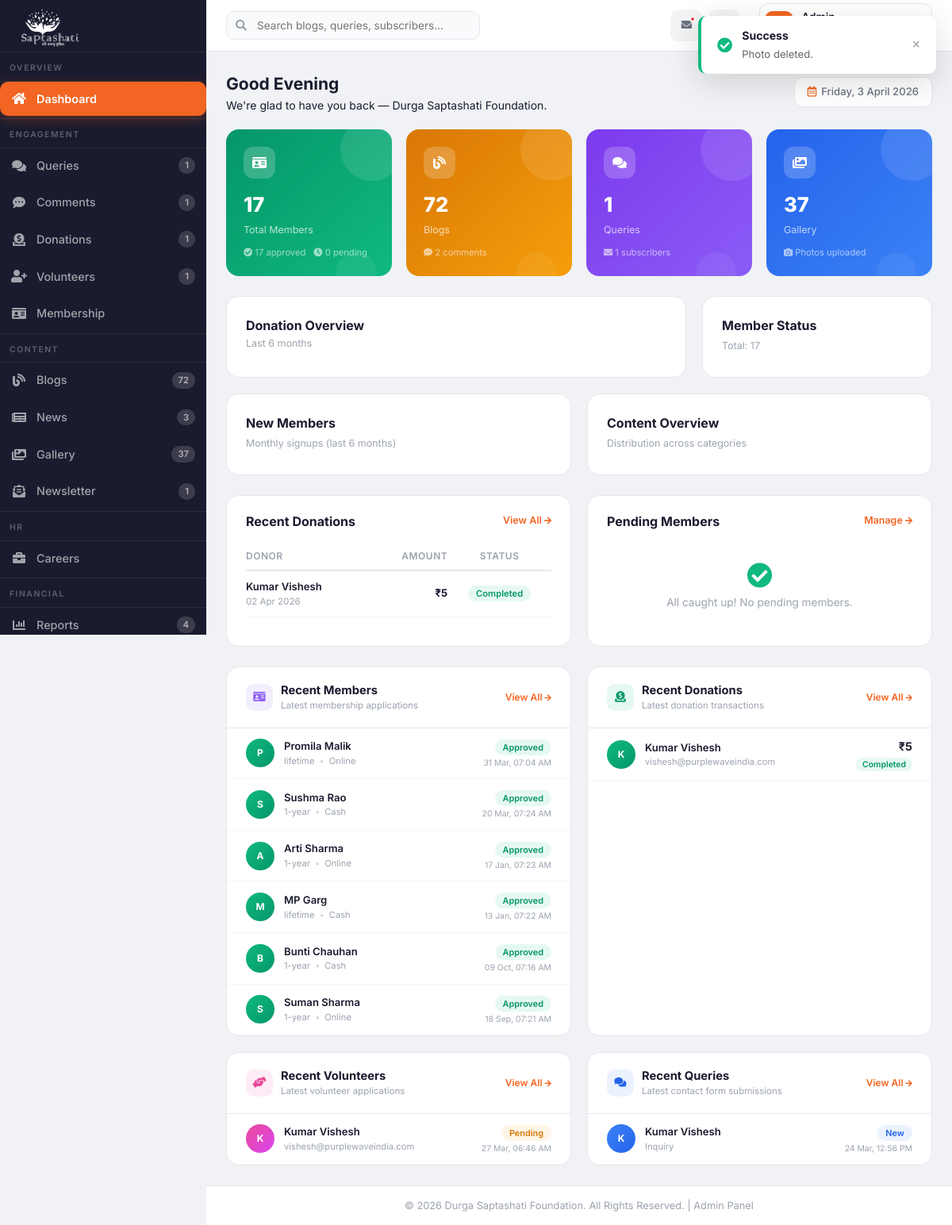
The page /admin.php (signed in) on the database as committed earlier.
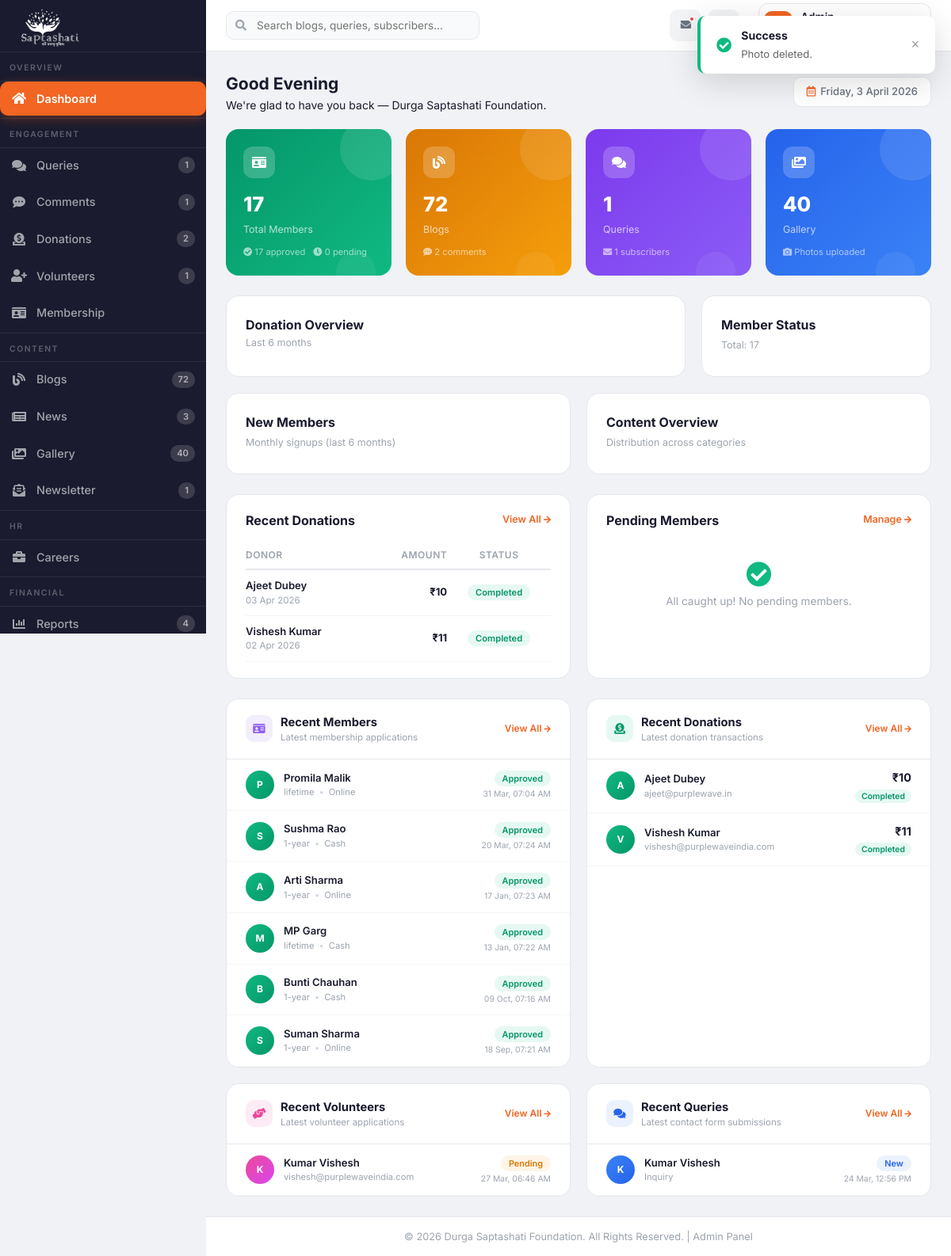
The same page on the database as committed later.
### tables this page shows
CREATE TABLE `donations` (
  `id` int(11) NOT NULL,
  `name` varchar(100) NOT NULL,
  `email` varchar(255) DEFAULT NULL,
  `phone` varchar(20) DEFAULT NULL,
  `amount` decimal(10,2) NOT NULL,
  `cause` varchar(100) DEFAULT NULL,
  `transaction_id` varchar(100) DEFAULT NULL,
  `payment_method` varchar(50) DEFAULT 'Online',
  `status` enum('pending','completed','failed') DEFAULT 'pending',
  `notes` text DEFAULT NULL,
  `created_at` timestamp NOT NULL DEFAULT current_timestamp()
);

CREATE TABLE `members` (
  `id` int(11) NOT NULL,
  `full_name` varchar(255) NOT NULL,
  `gender` enum('Male','Female','Prefer not to say') DEFAULT 'Male',
  `address` text DEFAULT NULL,
  `email` varchar(255) DEFAULT NULL,
  `mobile` varchar(20) DEFAULT NULL,
  `membership_type` varchar(50) NOT NULL,
  `profession` varchar(255) DEFAULT NULL,
  `photo` varchar(255) DEFAULT NULL,
  `payment_mode` varchar(50) NOT NULL DEFAULT 'N/A',
  `transaction_id` varchar(100) DEFAULT NULL,
  `status` enum('pending','approved','rejected') DEFAULT 'pending',
  `created_at` timestamp NOT NULL DEFAULT current_timestamp()
);

CREATE TABLE `volunteers` (
  `id` int(11) NOT NULL,
  `name` varchar(100) NOT NULL,
  `email` varchar(255) NOT NULL,
  `phone` varchar(20) DEFAULT NULL,
  `address` text DEFAULT NULL,
  `skills` text DEFAULT NULL,
  `message` text DEFAULT NULL,
  `status` enum('pending','approved','rejected') DEFAULT 'pending',
  `created_at` timestamp NOT NULL DEFAULT current_timestamp()
);

CREATE TABLE `contact_queries` (
  `id` int(11) NOT NULL,
  `name` varchar(100) NOT NULL,
  `email` varchar(255) NOT NULL,
  `phone` varchar(20) DEFAULT NULL,
  `subject` varchar(255) NOT NULL,
  `message` text NOT NULL,
  `status` enum('new','read','replied') DEFAULT 'new',
  `created_at` timestamp NOT NULL DEFAULT current_timestamp()
);

### public/admin.php (called while the page is built, shortened)
<?php
include '../admin/views/layout/admin.php';

### admin/views/pages/dashboard.php (the view, shortened to what the rows shown need)
<link rel="stylesheet" href="../admin/assets/css/dashboard.css">
<?php
$istTime = new DateTime('now', new DateTimeZone('Asia/Kolkata'));
$hour = (int) $istTime->format('G');
$greetText = $hour < 12 ? 'Good Morning' : ($hour < 17 ? 'Good Afternoon' : 'Good Evening');
?>
<div class="db-greeting">
    <div>
        <h2><?= $greetText ?></h2>
    </div>
</div>
<?php
try {
    $recentDonationsList = $pdo->query("SELECT name, email, amount, status, payment_method, created_at FROM donations ORDER BY created_at DESC LIMIT 5")->fetchAll();
} catch (Exception $e) {
    $recentDonationsList = [];
}
?>
<div class="db-bottom-grid">
    <div class="db-table-card">
        <div class="db-table-body">
            <?php if (empty($recentDonationsList)): ?>
            <p class="db-empty-text--center">No donations yet.</p>
            <?php else: ?>
            <table class="db-donation-table">
                <thead>
                    <tr>
                        <th class="db-donation-th db-donation-th--left">Donor</th>
                        <th class="db-donation-th db-donation-th--right">Amount</th>
                        <th class="db-donation-th db-donation-th--center">Status</th>
                    </tr>
                </thead>
                <tbody>
                    <?php foreach ($recentDonationsList as $don): ?>
                    <tr class="db-donation-row">
                        <td>
                            <div class="db-donor-name"><?= htmlspecialchars($don['name']) ?></div>
                            <div class="db-donor-date"><?= date('d M Y', strtotime($don['created_at'])) ?></div>
                        </td>
                        <td class="db-donation-amount">&#8377;<?= number_format($don['amount'], 0) ?></td>
                        <td class="db-donation-status">
                            <span
                                class="db-badge db-badge-<?= $don['status'] === 'completed' ? 'completed' : 'pending' ?>">
                                <?= ucfirst($don['status']) ?>
                            </span>
                        </td>
                    </tr>
                    <?php endforeach; ?>
                </tbody>
            </table>
            <?php endif; ?>
        </div>
    </div>
</div>
<?php
try {
    $actMembers = $pdo->query("SELECT full_name, membership_type, status, payment_mode, created_at FROM members ORDER BY created_at DESC LIMIT 6")->fetchAll();
} catch (Exception $e) {
    $actMembers = [];
}
try {
    $actDonations = $pdo->query("SELECT name, email, amount, status, payment_method, created_at FROM donations ORDER BY created_at DESC LIMIT 6")->fetchAll();
} catch (Exception $e) {
    $actDonations = [];
}
try {
    $actVolunteers = $pdo->query("SELECT name, email, status, created_at FROM volunteers ORDER BY created_at DESC LIMIT 6")->fetchAll();
} catch (Exception $e) {
    $actVolunteers = [];
}
try {
    $actQueries = $pdo->query("SELECT name, email, subject, status, created_at FROM contact_queries ORDER BY created_at DESC LIMIT 6")->fetchAll();
} catch (Exception $e) {
    $actQueries = [];
}
?>
<div class="db-activity-grid">
    <div class="db-activity-card">
        <div class="db-activity-body">
            <?php if (empty($actMembers)): ?>
            <div class="db-activity-empty">No members yet.</div>
            <?php else: ?>
            <?php foreach ($actMembers as $idx => $am): ?>
            <div class="db-activity-item">
                <div
                    class="db-avatar db-avatar--<?= $am['status'] === 'approved' ? 'approved' : ($am['status'] === 'pending' ? 'pending' : 'rejected') ?>">
                    <?= strtoupper(mb_substr($am['full_name'], 0, 1)) ?>
                </div>
                <div class="db-item-info">
                    <div class="db-item-name"><?= htmlspecialchars($am['full_name']) ?></div>
                    <div class="db-item-meta">
                        <span><?= htmlspecialchars($am['membership_type']) ?></span>
                        <span class="db-dot">&bull;</span>
                        <span><?= $am['payment_mode'] ?></span>
                    </div>
                </div>
                <div class="db-item-right">
                    <span
                        class="db-badge-sm db-badge-<?= $am['status'] === 'approved' ? 'approved' : ($am['status'] === 'pending' ? 'pending' : 'rejected') ?>">
                        <?= ucfirst($am['status']) ?>
                    </span>
                    <div class="db-item-date"><?= date('d M, h:i A', strtotime($am['created_at'])) ?></div>
                </div>
            </div>
            <?php endforeach; ?>
            <?php endif; ?>
        </div>
    </div>
    <div class="db-activity-card">
        <div class="db-activity-body">
            <?php if (empty($actDonations)): ?>
            <div class="db-activity-empty">No donations yet.</div>
            <?php else: ?>
            <?php foreach ($actDonations as $idx => $ad): ?>
            <div class="db-activity-item">
                <div class="db-avatar db-avatar--<?= $ad['status'] === 'completed' ? 'completed' : 'pending' ?>">
                    <?= strtoupper(mb_substr($ad['name'], 0, 1)) ?>
                </div>
                <div class="db-item-info">
                    <div class="db-item-name"><?= htmlspecialchars($ad['name']) ?></div>
                    <div class="db-item-meta-single"><?= htmlspecialchars($ad['email']) ?></div>
                </div>
                <div class="db-item-right">
                    <div class="db-item-amount">&#8377;<?= number_format($ad['amount'], 0) ?></div>
                    <span class="db-badge-xs db-badge-<?= $ad['status'] === 'completed' ? 'completed' : 'pending' ?>">
                        <?= ucfirst($ad['status']) ?>
                    </span>
                </div>
            </div>
            <?php endforeach; ?>
            <?php endif; ?>
        </div>
    </div>
</div>
<div class="db-activity-grid--mt20">
    <div class="db-activity-card">
        <div class="db-activity-body">
            <?php if (empty($actVolunteers)): ?>
            <div class="db-activity-empty">
                <i class="fas fa-user-plus db-activity-empty-icon"></i>
                <p class="db-activity-empty-text">No volunteer applications yet.</p>
            </div>
            <?php else: ?>
            <?php foreach ($actVolunteers as $av): ?>
            <div class="db-activity-item">
                <div class="db-avatar db-avatar--pink">
                    <?= strtoupper(mb_substr($av['name'], 0, 1)) ?>
                </div>
                <div class="db-item-info">
                    <div class="db-item-name"><?= htmlspecialchars($av['name']) ?></div>
                    <div class="db-item-meta-single"><?= htmlspecialchars($av['email']) ?></div>
                </div>
                <div class="db-item-right">
                    <span
                        class="db-badge-sm db-badge-<?= $av['status'] === 'approved' ? 'approved' : ($av['status'] === 'pending' ? 'pending' : 'rejected') ?>">
                        <?= ucfirst($av['status']) ?>
                    </span>
                    <div class="db-item-date"><?= date('d M, h:i A', strtotime($av['created_at'])) ?></div>
                </div>
            </div>
            <?php endforeach; ?>
            <?php endif; ?>
        </div>
    </div>
    <div class="db-activity-card">
        <div class="db-activity-body">
            <?php if (empty($actQueries)): ?>
            <div class="db-activity-empty">
                <i class="fas fa-inbox db-activity-empty-icon"></i>
                <p class="db-activity-empty-text">No queries yet.</p>
            </div>
            <?php else: ?>
            <?php foreach ($actQueries as $aq): ?>
            <div class="db-activity-item">
                <div class="db-avatar db-avatar--blue">
                    <?= strtoupper(mb_substr($aq['name'], 0, 1)) ?>
                </div>
                <div class="db-item-info">
                    <div class="db-item-name"><?= htmlspecialchars($aq['name']) ?></div>
                    <div class="db-item-meta-ellipsis"><?= htmlspecialchars($aq['subject'] ?? $aq['email']) ?></div>
                </div>
                <div class="db-item-right">
                    <span
                        class="db-badge-sm db-badge-<?= $aq['status'] === 'replied' ? 'replied' : ($aq['status'] === 'new' ? 'new' : 'read') ?>">
                        <?= ucfirst($aq['status']) ?>
                    </span>
                    <div class="db-item-date"><?= date('d M, h:i A', strtotime($aq['created_at'])) ?></div>
                </div>
            </div>
            <?php endforeach; ?>
            <?php endif; ?>
        </div>
    </div>
</div>

Rows that differ between the two databases and show on the page:
added donations: name "Ajeet Dubey", created_at "03 Apr 2026", amount "10", status "Completed", name "A", email "ajeet@purplewave.in"
changed donations "vishesh@purplewaveindia.com": name "Kumar Vishesh" → "Vishesh Kumar"; amount "5" → "11"; name "K" → "V"
Other text that changed with them:
$donationCount: "1" → "2"
$galleryCount: "37" → "40"
$dGalleryCount: "37" → "40"
